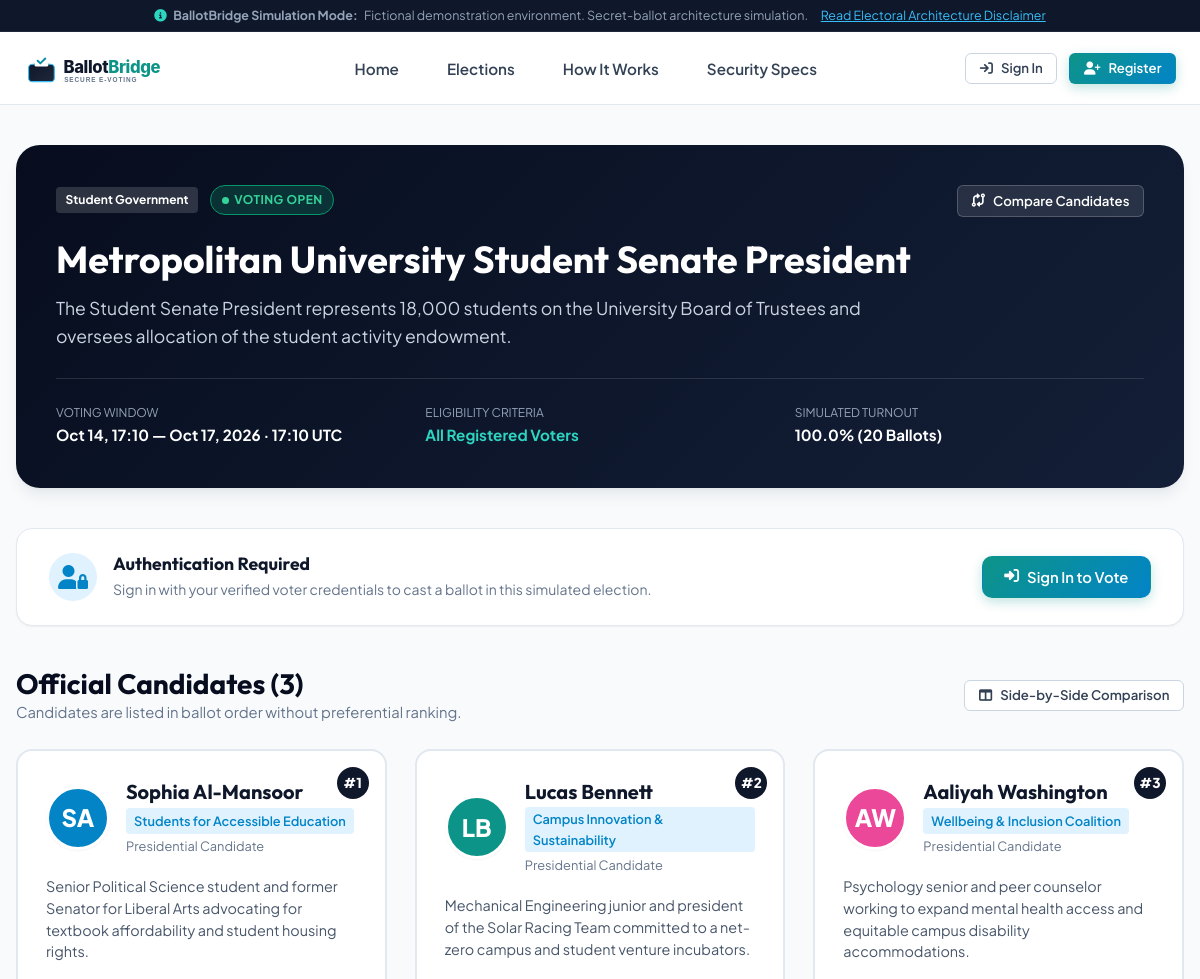
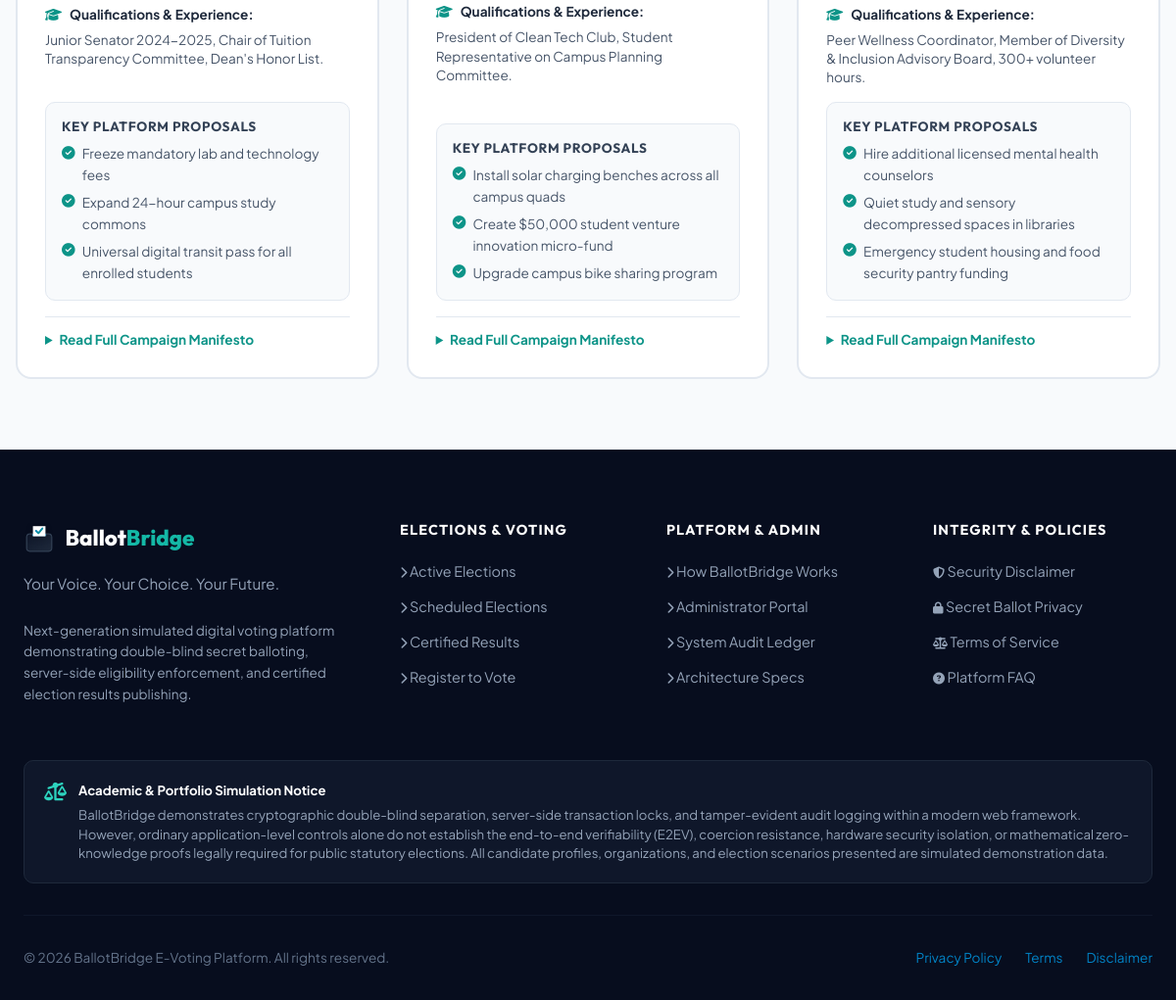
/election/metropolitan-university-student-senate-president/, run on the app's committed database (2 pictures, top to bottom).
### voting/models.py (models this page shows, shortened)
class Election(models.Model):
    title = models.CharField(max_length=200)
    slug = models.SlugField(max_length=220, unique=True, blank=True)
    tagline = models.CharField(max_length=255, blank=True, default='Empowering community decision making')
    description = models.TextField(help_text='Detailed information regarding election purpose and scope')
    category = models.CharField(max_length=30, choices=ElectionCategory.choices, default=ElectionCategory.NATIONAL_YOUTH)
    status = models.CharField(max_length=25, choices=ElectionStatus.choices, default=ElectionStatus.SCHEDULED)
    start_time = models.DateTimeField()
    end_time = models.DateTimeField()
    eligibility_criteria = models.CharField(
        max_length=50,
        choices=[
            ('ALL', 'All Registered Voters'),
            ('STUDENTS', 'Registered Students Only'),
            ('FACULTY', 'Academic Faculty Only'),
            ('COMMUNITY', 'Community Members'),
        ],
        default='ALL'
    )
    banner_color = models.CharField(max_length=25, default='#1e3a8a')
    banner_icon = models.CharField(max_length=50, default='vote')
    is_featured = models.BooleanField(default=False)
    created_by = models.ForeignKey(User, on_delete=models.SET_NULL, null=True, blank=True, related_name='created_elections')
    created_at = models.DateTimeField(auto_now_add=True)
    updated_at = models.DateTimeField(auto_now=True)
    class Meta:
        ordering = ['-start_time']
    def total_votes_cast(self):
        return self.ballots.count()
    def eligible_voters_count(self):
        total_profiles = UserProfile.objects.filter(role=UserRole.VOTER, is_verified=True).count()
        return max(total_profiles, self.total_votes_cast())
    def turnout_percentage(self):
        eligible = self.eligible_voters_count()
        if eligible == 0:
            return 0.0
        return round((self.total_votes_cast() / eligible) * 100, 1)

class Candidate(models.Model):
    election = models.ForeignKey(Election, on_delete=models.CASCADE, related_name='candidates')
    name = models.CharField(max_length=150)
    ballot_number = models.PositiveIntegerField(default=1)
    party_or_slate = models.CharField(max_length=150, blank=True, default='Independent')
    role_title = models.CharField(max_length=150, blank=True, default='Candidate for Office')
    photo = models.ImageField(upload_to='candidates/', blank=True, null=True)
    avatar_color = models.CharField(max_length=20, default='#0284c7')
    avatar_initials = models.CharField(max_length=4, blank=True, default='')
    short_bio = models.TextField(help_text='Concise summary of experience and values')
    qualifications = models.TextField(help_text='Educational, professional, and leadership credentials')
    manifesto = models.TextField(help_text='Official campaign manifesto statement')
    key_proposals = models.TextField(help_text='Key proposal points, separated by newlines')
    email = models.EmailField(blank=True, default='')
    created_at = models.DateTimeField(auto_now_add=True)
    class Meta:
        ordering = ['ballot_number', 'name']
    def get_proposals_list(self):
        return [p.strip() for p in self.key_proposals.splitlines() if p.strip()]

### voting/views.py (the view)
# urls.py: path('election/<slug:slug>/', views.election_detail_view, name='election_detail'),
def election_detail_view(request, slug):
    election = get_object_or_404(Election, slug=slug)
    candidates = election.candidates.all()
    user = request.user
    has_voted = False
    receipt_token = None
    is_eligible = False
    eligibility_reason = "Log in to check eligibility"
    can_vote = False
    if user.is_authenticated:
        has_voted = election.has_user_voted(user)
        receipt_token = election.user_voting_receipt(user)
        is_eligible, eligibility_reason = election.is_user_eligible(user)
        can_vote = election.is_voting_open() and is_eligible and not has_voted
    context = {
        'election': election,
        'candidates': candidates,
        'has_voted': has_voted,
        'receipt_token': receipt_token,
        'is_eligible': is_eligible,
        'eligibility_reason': eligibility_reason,
        'can_vote': can_vote,
    }
    return render(request, 'voter/election_detail.html', context)

### voting/context_processors.py (called while the page is built)
def ballotbridge_context(request):
    active_count = Election.objects.filter(status=ElectionStatus.ACTIVE).count()
    user_profile = None
    is_admin_user = False
    if request.user.is_authenticated:
        user_profile = getattr(request.user, 'profile', None)
        if user_profile and user_profile.is_admin_role:
            is_admin_user = True
        elif request.user.is_superuser or request.user.is_staff:
            is_admin_user = True
    return {
        'APP_NAME': 'BallotBridge',
        'APP_TAGLINE': 'Your Voice. Your Choice. Your Future.',
        'ACTIVE_ELECTIONS_COUNT': active_count,
        'CURRENT_USER_PROFILE': user_profile,
        'IS_ADMIN_USER': is_admin_user,
        'CURRENT_YEAR': timezone.now().year,
    }

### templates/voter/election_detail.html (shortened to what this page needs)
{% extends 'base.html' %}
{% load static %}
{% block content %}
<div class="container" style="padding: 2.5rem 1rem;">
  <div style="background: linear-gradient(135deg, var(--navy-950), var(--navy-850)); color: var(--white); border-radius: var(--radius-xl); padding: 2.5rem; margin-bottom: 2.5rem; box-shadow: var(--shadow-lg); position: relative; overflow: hidden;">
    <div style="display: flex; justify-content: space-between; align-items: flex-start; flex-wrap: wrap; gap: 1rem; margin-bottom: 1.25rem;">
      <div style="display: flex; align-items: center; gap: 0.75rem;">
        <span class="election-category-tag" style="background: rgba(255,255,255,0.15); color: #ffffff;">
          {{ election.get_category_display }}
        </span>
        {% if election.status == 'ACTIVE' %}
          <span class="badge badge-active" style="background: rgba(16, 185, 129, 0.2); color: #34d399; border-color: #059669;">
            <span class="badge-pulse-dot"></span> Voting Open
          </span>
        {% elif election.status == 'SCHEDULED' %}
          <span class="badge badge-scheduled" style="background: rgba(14, 165, 233, 0.2); color: #38bdf8;">
            <i class="fa-regular fa-clock"></i> Scheduled
          </span>
        {% elif election.status == 'RESULTS_PUBLISHED' %}
          <span class="badge badge-published" style="background: rgba(99, 102, 241, 0.2); color: #a5b4fc;">
            <i class="fa-solid fa-certificate"></i> Results Certified
          </span>
        {% else %}
          <span class="badge badge-closed">
            <i class="fa-solid fa-lock"></i> Closed
          </span>
        {% endif %}
      </div>
      <div style="display: flex; gap: 0.75rem;">
        <a href="{% url 'candidate_compare' slug=election.slug %}" class="btn btn-secondary btn-sm" style="background: rgba(255,255,255,0.1); color: #ffffff; border-color: rgba(255,255,255,0.2);">
          <i class="fa-solid fa-code-compare"></i>
          <span>Compare Candidates</span>
        </a>
      </div>
    </div>
    <h1 style="font-size: 2.35rem; color: #ffffff; margin-bottom: 0.75rem; line-height: 1.2;">
      {{ election.title }}
    </h1>
    <p style="font-size: 1.1rem; color: var(--slate-300); max-width: 820px; margin-bottom: 1.75rem; line-height: 1.6;">
      {{ election.description }}
    </p>
    <div style="display: grid; grid-template-columns: repeat(auto-fit, minmax(200px, 1fr)); gap: 1.25rem; border-top: 1px solid rgba(255,255,255,0.12); padding-top: 1.5rem;">
      <div>
        <span style="font-size: 0.75rem; color: var(--slate-400); text-transform: uppercase; display: block;">Voting Window</span>
        <strong style="color: #ffffff; font-size: 0.95rem;">
          {{ election.start_time|date:"M d, H:i" }} — {{ election.end_time|date:"M d, Y · H:i" }} UTC
        </strong>
      </div>
      <div>
        <span style="font-size: 0.75rem; color: var(--slate-400); text-transform: uppercase; display: block;">Eligibility Criteria</span>
        <strong style="color: var(--teal-400); font-size: 0.95rem;">
          {{ election.get_eligibility_criteria_display }}
        </strong>
      </div>
      <div>
        <span style="font-size: 0.75rem; color: var(--slate-400); text-transform: uppercase; display: block;">Simulated Turnout</span>
        <strong style="color: #ffffff; font-size: 0.95rem;">
          {{ election.turnout_percentage }}% ({{ election.total_votes_cast }} Ballots)
        </strong>
      </div>
    </div>
  </div>
  <div style="background: var(--white); border: 1px solid var(--slate-200); border-radius: var(--radius-lg); padding: 1.5rem 2rem; margin-bottom: 2.5rem; display: flex; align-items: center; justify-content: space-between; flex-wrap: wrap; gap: 1.25rem; box-shadow: var(--shadow-sm);">
    <div style="display: flex; align-items: center; gap: 1rem;">
      {% if has_voted %}
        <div style="width: 48px; height: 48px; border-radius: 50%; background: var(--emerald-50); color: var(--emerald-600); display: flex; align-items: center; justify-content: center; font-size: 1.5rem;">
          <i class="fa-solid fa-check-double"></i>
        </div>
        <div>
          <h4 style="font-size: 1.1rem; color: var(--navy-900); margin-bottom: 0.2rem;">Confidential Ballot Recorded</h4>
          <p style="font-size: 0.875rem; color: var(--slate-500);">
            Your participation is certified. Verifiable Receipt Token:
            <code style="font-family: var(--font-mono); color: var(--teal-600); font-weight: 700;">{{ receipt_token|slice:":18" }}...</code>
          </p>
        </div>
      {% elif not user.is_authenticated %}
        <div style="width: 48px; height: 48px; border-radius: 50%; background: var(--blue-100); color: var(--blue-600); display: flex; align-items: center; justify-content: center; font-size: 1.5rem;">
          <i class="fa-solid fa-user-lock"></i>
        </div>
        <div>
          <h4 style="font-size: 1.1rem; color: var(--navy-900); margin-bottom: 0.2rem;">Authentication Required</h4>
          <p style="font-size: 0.875rem; color: var(--slate-500);">
            Sign in with your verified voter credentials to cast a ballot in this simulated election.
          </p>
        </div>
      {% endif %}
    </div>
    <div>
      {% if has_voted %}
        <a href="{% url 'vote_receipt' slug=election.slug receipt=receipt_token %}" class="btn btn-secondary">
          <i class="fa-solid fa-receipt"></i>
          <span>View My Ballot Receipt</span>
        </a>
      {% elif can_vote %}
        <a href="{% url 'vote_select' slug=election.slug %}" class="btn btn-primary btn-lg">
          <i class="fa-solid fa-box-archive"></i>
          <span>Proceed to Cast Ballot</span>
        </a>
      {% elif not user.is_authenticated %}
        <a href="{% url 'login' %}?next={{ request.path }}" class="btn btn-primary">
          <i class="fa-solid fa-right-to-bracket"></i>
          <span>Sign In to Vote</span>
        </a>
      {% endif %}
    </div>
  </div>
  <div style="margin-bottom: 2rem;">
    <div style="display: flex; justify-content: space-between; align-items: center; margin-bottom: 1.5rem;">
      <div>
        <h2 style="font-size: 1.75rem; color: var(--navy-950);">Official Candidates ({{ candidates.count }})</h2>
        <p style="color: var(--slate-500); font-size: 0.925rem;">
          Candidates are listed in ballot order without preferential ranking.
        </p>
      </div>
      <a href="{% url 'candidate_compare' slug=election.slug %}" class="btn btn-secondary btn-sm">
        <i class="fa-solid fa-table-columns"></i>
        <span>Side-by-Side Comparison</span>
      </a>
    </div>
    <div class="candidates-grid">
      {% for cand in candidates %}
      <div class="candidate-card" style="cursor: default;">
        <span class="ballot-number-pill" title="Ballot Position #{{ cand.ballot_number }}">
          #{{ cand.ballot_number }}
        </span>
        <div class="candidate-header">
          <div class="candidate-avatar" style="background: {{ cand.avatar_color|default:'#0284c7' }};">
            {{ cand.avatar_initials|default:cand.name|slice:":2"|upper }}
          </div>
          <div class="candidate-info">
            <h3>{{ cand.name }}</h3>
            <span class="candidate-party-badge">{{ cand.party_or_slate|default:"Independent" }}</span>
            <span style="display: block; font-size: 0.8rem; color: var(--slate-500); margin-top: 0.15rem;">
              {{ cand.role_title|default:"Candidate" }}
            </span>
          </div>
        </div>
        <p class="candidate-bio">
          {{ cand.short_bio }}
        </p>
        <div style="margin-bottom: 1rem; font-size: 0.85rem;">
          <strong style="color: var(--navy-800); display: block; margin-bottom: 0.35rem;">
            <i class="fa-solid fa-graduation-cap" style="color: var(--teal-600); margin-right: 0.35rem;"></i>
            Qualifications & Experience:
          </strong>
          <p style="color: var(--navy-600); line-height: 1.4;">{{ cand.qualifications }}</p>
        </div>
        <div class="candidate-proposals-box">
          <h4>Key Platform Proposals</h4>
          <ul class="candidate-proposals-list">
            {% for proposal in cand.get_proposals_list %}
            <li>
              <i class="fa-solid fa-circle-check"></i>
              <span>{{ proposal }}</span>
            </li>
            {% empty %}
            <li><i class="fa-solid fa-circle-check"></i> Standard community development agenda</li>
            {% endfor %}
          </ul>
        </div>
        <details style="margin-top: 1rem; padding-top: 0.75rem; border-top: 1px solid var(--slate-200); font-size: 0.85rem;">
          <summary style="font-weight: 700; color: var(--teal-600); cursor: pointer; outline: none;">
            Read Full Campaign Manifesto
          </summary>
        </details>
      </div>
      {% endfor %}
    </div>
  </div>
</div>
{% endblock %}

### data on the page
Election: category "Student Government", title "Metropolitan University Student Senate President", description "The Student Senate President represents 18,000 students on the University Board of Trustees and oversees allocation of the student activity endowment.", start_time "Oct 14, 17:10", end_time "Oct 17, 2026 · 17:10", eligibility_criteria "All Registered Voters", turnout_percentage "100.0", total_votes_cast "20", count "3"
Candidate: ballot_number "1", avatar_initials "SA", name "Sophia Al-Mansoor", party_or_slate "Students for Accessible Education", role_title "Presidential Candidate", short_bio "Senior Political Science student and former Senator for Liberal Arts advocating for textbook affordability and student housing rights.", qualifications "Junior Senator 2024-2025, Chair of Tuition Transparency Committee, Dean's Honor List.", get_proposals_list "Freeze mandatory lab and technology fees" "Expand 24-hour campus study commons" "Universal digital transit pass for all enrolled students"
Candidate: ballot_number "2", avatar_initials "LB", name "Lucas Bennett", party_or_slate "Campus Innovation & Sustainability", role_title "Presidential Candidate", short_bio "Mechanical Engineering junior and president of the Solar Racing Team committed to a net-zero campus and student venture incubators.", qualifications "President of Clean Tech Club, Student Representative on Campus Planning Committee.", get_proposals_list "Install solar charging benches across all campus quads" "Create $50,000 student venture innovation micro-fund" "Upgrade campus bike sharing program"
Candidate: ballot_number "3", avatar_initials "AW", name "Aaliyah Washington", party_or_slate "Wellbeing & Inclusion Coalition", role_title "Presidential Candidate", short_bio "Psychology senior and peer counselor working to expand mental health access and equitable campus disability accommodations.", qualifications "Peer Wellness Coordinator, Member of Diversity & Inclusion Advisory Board, 300+ volunteer hours.", get_proposals_list "Hire additional licensed mental health counselors" "Quiet study and sensory decompressed spaces in libraries" "Emergency student housing and food security pantry funding"

### other printed values
{{ APP_TAGLINE }} "Your Voice. Your Choice. Your Future."
